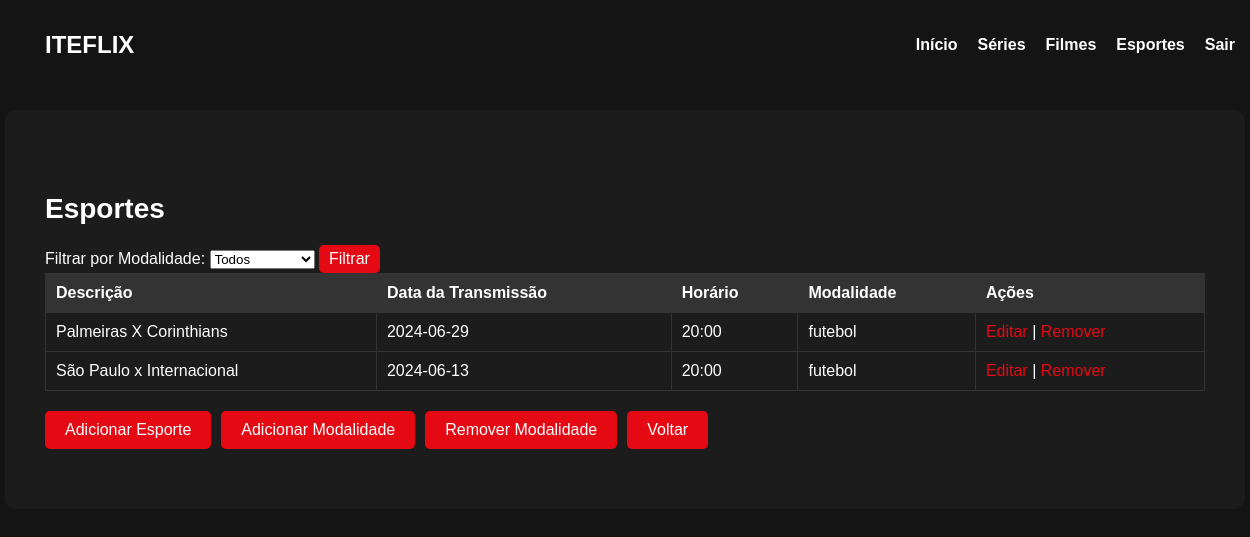
Screenshot of /esportes/esportes.php with the database file from the repository.
### tables this page shows
CREATE TABLE `esportes` (
  `id_esportes` int(11) NOT NULL,
  `nome` varchar(255) DEFAULT NULL,
  `descricao` text NOT NULL,
  `data_transmissao` date DEFAULT NULL,
  `horario` varchar(8) DEFAULT NULL,
  `modalidade_id` int(11) DEFAULT NULL
);

CREATE TABLE `modalidade` (
  `id_modalidade` int(11) NOT NULL,
  `nome` varchar(50) DEFAULT NULL
);

### esportes/esportes.php (the view, shortened to what this page needs)
<?php
include '../conexao.php';
$sql = "SELECT esportes.*, modalidade.nome AS modalidade_nome FROM esportes
        JOIN modalidade ON esportes.modalidade_id = modalidade.id_modalidade";
$result = $conn->query($sql);
?>
<!DOCTYPE html>
<html lang="pt-br">
<head>
</head>
<body>
    <header>
        <div class="navbar">
            <div class="logo">ITEFLIX</div>
            <nav>
                <ul>
                    <li><a href="../dashboard.php">Início</a></li>
                    <li><a href="../series/series.php">Séries</a></li>
                    <li><a href="../filmes/filmes.php">Filmes</a></li>
                    <li><a href="../esportes/esportes.php">Esportes</a></li>
                    <li><a href="../seguranca/sair.php">Sair</a></li>
                </ul>
            </nav>
        </div>
    </header>
    <section class="content">
    <section class="content">
        <h2>Esportes</h2>
        <form action="esportes.php" method="GET">
            <label for="modalidade">Filtrar por Modalidade:</label>
            <select name="modalidade" id="modalidade">
                <option value="todos">Todos</option>
            </select>
            <button type="submit" class="button-filtrar">Filtrar</button>
        </form>
        <table>
            <thead>
                <tr>
                    <th>Descrição</th>
                    <th>Data da Transmissão</th>
                    <th>Horário</th>
                    <th>Modalidade</th>
                    <th>Ações</th>
                </tr>
            </thead>
            <tbody>
                <?php
                if ($result->num_rows > 0) {
                    while ($row = $result->fetch_assoc()) {
                        echo "<tr>";
                        echo "<td>" . htmlspecialchars($row['descricao']) . "</td>";
                        echo "<td>" . htmlspecialchars($row['data_transmissao']) . "</td>";
                        echo "<td>" . htmlspecialchars($row['horario']) . "</td>";
                        echo "<td>" . htmlspecialchars($row['modalidade_nome']) . "</td>";
                        echo "<td><a href='editar_esporte.php?id=" . $row['id_esportes'] . "'>Editar</a> | <a href='remover_esporte.php?id=" . $row['id_esportes'] . "'>Remover</a></td>";
                        echo "</tr>";
                    }
                } else {
                    echo "<tr><td colspan='5'>Nenhum esporte encontrado</td></tr>";
                }
                ?>
            </tbody>
        </table>
        <div class="button-container">
            <a href="adicionar_esporte.php"><button>Adicionar Esporte</button></a>
            <a href="adicionar_modalidade.php"><button>Adicionar Modalidade</button></a>
            <a href="remover_modalidade.php"><button>Remover Modalidade</button></a>
            <a href="../dashboard.php"><button>Voltar</button></a>
        </div>
</body>
</html>

### esportes/esportes.php (style rules this page uses)
body { font-family: Arial, sans-serif; background-color: #141414; color: #ffffff; margin: 0; padding: 0; overflow-x: hidden; }
header { background-color: #141414; padding: 20px; width: 100%; z-index: 1000; }
.navbar { display: flex; justify-content: space-between; align-items: center; max-width: 1200px; margin: 0 auto; }
.logo { font-size: 24px; font-weight: bold; }
nav ul { display: flex; list-style: none; padding: 0; }
nav ul li { margin: 0 10px; }
nav ul li a { text-decoration: none; color: #ffffff; font-weight: bold; }
.content { padding: 20px; max-width: 1200px; margin: 20px auto; background-color: #1c1c1c; border-radius: 10px; }
.content h2 { font-size: 28px; margin-bottom: 20px; }
table { width: 100%; border-collapse: collapse; margin-bottom: 20px; }
table, th, td { border: 1px solid #333; }
th, td { padding: 10px; text-align: left; }
th { background-color: #333; }
a { color: #e50914; text-decoration: none; }
button { background-color: #e50914; border: none; padding: 10px 20px; color: #ffffff; font-size: 16px; cursor: pointer; border-radius: 5px; }
.button-container { display: flex; gap: 10px; align-items: center; }
.button-filtrar { padding: 5px 10px; }

### rows the page displays
esportes: descricao "Palmeiras X Corinthians", data_transmissao "2024-06-29", horario "20:00", modalidade.nome "futebol"
esportes: descricao "São Paulo x Internacional", data_transmissao "2024-06-13", horario "20:00", modalidade.nome "futebol"
